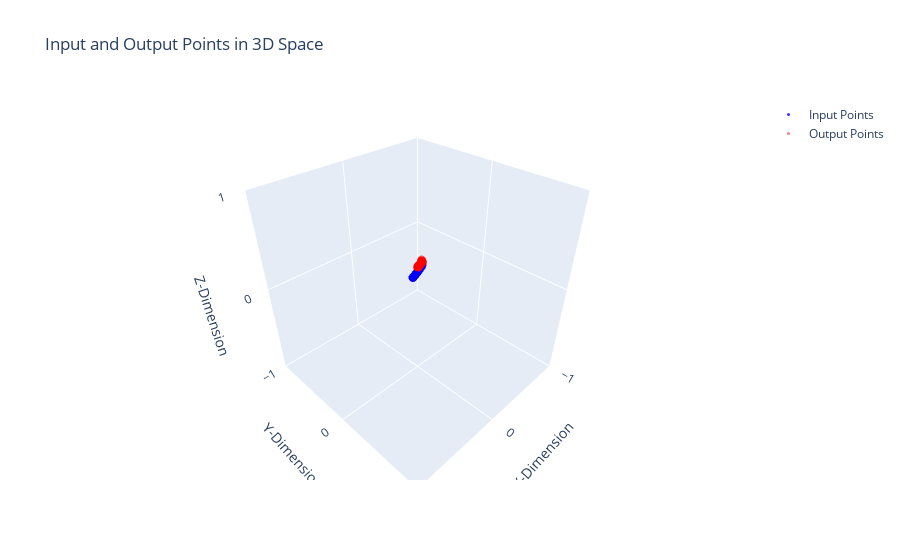
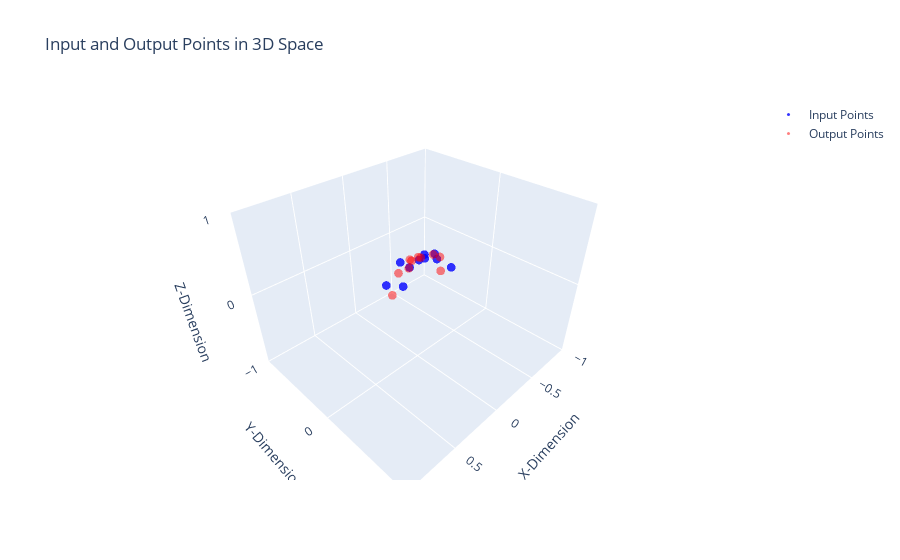

Write notebook code for charts like these, in order.
### Code cell
interactive_output_visualization(deNorm(losses["labels"]), duration=3, randomseed=False, output=True, output_data=deNorm(losses["outputs"]))
interactive_output_visualization(deNorm(losses["labels_t"]), duration=1, randomseed=False, output=True, output_data=deNorm(losses["outputs_t"]))

### Figure 1 — Plotly figure (JSON) as saved in the notebook; plotly's stock layout.template omitted (floating-point values rounded to 4 significant figures)
{"data": [{"marker": {"color": "blue", "opacity": 0.8, "size": 3}, "mode": "markers", "name": "Input Points", "type": "scatter3d", "x": [-0.3691, -0.3697, -0.3664, -0.365, -0.365, -0.3637, -0.3605, -0.3585, -0.3565, -0.3544, -0.3495, -0.3469, -0.3386, -0.3386, -0.3327, -0.3297, -0.3233, -0.3233, -0.3201, -0.3074, -0.3043, -0.3012, -0.2981, -0.2862, -0.2862, -0.2834, -0.2782, -0.2758, -0.2715, -0.2715], "y": [-0.3035, -0.3026, -0.3024, -0.3032, -0.3032, -0.304, -0.3059, -0.307, -0.3081, -0.3094, -0.312, -0.3136, -0.3178, -0.3178, -0.3206, -0.322, -0.3248, -0.3248, -0.3262, -0.3309, -0.332, -0.333, -0.3342, -0.338, -0.338, -0.3388, -0.3402, -0.341, -0.3423, -0.3423], "z": [0.01931, 0.01558, -0.01855, -0.02224, -0.02224, -0.0259, -0.03375, -0.03775, -0.04173, -0.04584, -0.0542, -0.05846, -0.07106, -0.07106, -0.07964, -0.08375, -0.09221, -0.09221, -0.09619, -0.1123, -0.1159, -0.1194, -0.1226, -0.1352, -0.1352, -0.1379, -0.143, -0.1452, -0.1488, -0.1488]}, {"marker": {"color": "red", "opacity": 0.5, "size": 3}, "mode": "markers", "name": "Output Points", "type": "scatter3d", "x": [-0.3526, -0.3586, -0.3624, -0.3477, -0.3564, -0.3597, -0.3609, -0.3672, -0.3727, -0.3563, -0.374, -0.3605, -0.3438, -0.3544, -0.3566, -0.359, -0.3428, -0.3534, -0.3543, -0.3423, -0.3491, -0.3496, -0.3497, -0.3399, -0.344, -0.3414, -0.3409, -0.3388, -0.3431, -0.3439], "y": [-0.2949, -0.2994, -0.2989, -0.298, -0.3018, -0.2971, -0.2928, -0.296, -0.3104, -0.3165, -0.3245, -0.3179, -0.3321, -0.327, -0.3289, -0.3282, -0.3368, -0.3286, -0.3276, -0.3315, -0.3342, -0.3344, -0.3337, -0.3327, -0.3382, -0.341, -0.3408, -0.3422, -0.3375, -0.3359], "z": [0.05397, 0.04068, 0.03497, 0.04014, 0.02952, 0.0268, 0.02564, 0.01684, 0.004609, 0.0004378, -0.0001142, -0.016, -0.03074, -0.02016, -0.02102, -0.02346, -0.04377, -0.03209, -0.03181, -0.04298, -0.03546, -0.03489, -0.03553, -0.02849, -0.04227, -0.04393, -0.04735, -0.04868, -0.04781, -0.05177]}], "layout": {"scene": {"xaxis": {"range": [-1, 1], "title": {"text": "X-Dimension"}}, "yaxis": {"range": [-1, 1], "title": {"text": "Y-Dimension"}}, "zaxis": {"range": [-1, 1], "title": {"text": "Z-Dimension"}}}, "title": {"text": "Input and Output Points in 3D Space"}}}

### Figure 2 — Plotly figure (JSON) as saved in the notebook; plotly's stock layout.template omitted (floating-point values rounded to 4 significant figures)
{"data": [{"marker": {"color": "blue", "opacity": 0.8, "size": 3}, "mode": "markers", "name": "Input Points", "type": "scatter3d", "x": [-0.08727, -0.1737, -0.282, 0.1344, 0.2948, 0.2343, -0.2862, -0.3027, -0.1051, -0.1561], "y": [0.1102, -0.4396, -0.05896, 0.05326, -0.04882, 0.08841, 0.1173, -0.321, -0.03127, -0.08371], "z": [0.478, 0.02394, 0.2088, 0.4114, 0.231, 0.259, 0.1894, 0.04469, 0.3851, 0.2791]}, {"marker": {"color": "red", "opacity": 0.5, "size": 3}, "mode": "markers", "name": "Output Points", "type": "scatter3d", "x": [-0.1708, -0.2507, -0.1801, 0.08398, 0.1534, 0.3211, -0.1703, -0.2645, -0.03871, -0.1056], "y": [0.09013, -0.3905, -0.003383, -0.01471, -0.06508, 0.05823, 0.1033, -0.383, -0.03641, -0.08007], "z": [0.3792, 0.04329, 0.3574, 0.3324, 0.2841, 0.1882, 0.2065, 0.02186, 0.3888, 0.321]}], "layout": {"scene": {"xaxis": {"range": [-1, 1], "title": {"text": "X-Dimension"}}, "yaxis": {"range": [-1, 1], "title": {"text": "Y-Dimension"}}, "zaxis": {"range": [-1, 1], "title": {"text": "Z-Dimension"}}}, "title": {"text": "Input and Output Points in 3D Space"}}}
